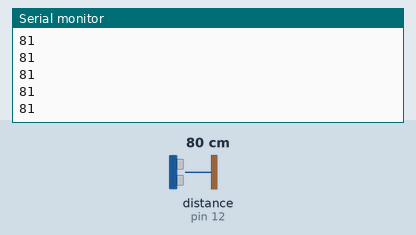
The sketch below on a simulated Arduino Uno, built with avr-gcc and run on an emulated ATmega328P. On the bench: the last lines printed to the serial monitor. The inputs (shaded band) are chosen by the test bench; at power-on: distance to the obstacle (sensor on pin 12) 80 cm. The echo pulse lasts 58.3 µs per cm.

Above: at 1.2 s.
1.3 s: distance to the obstacle (sensor on pin 12) set to 2 cm
At 1.9 s:
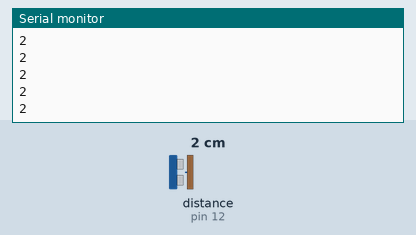
2.8 s: distance to the obstacle (sensor on pin 12) set to 4 cm
At 3.7 s:
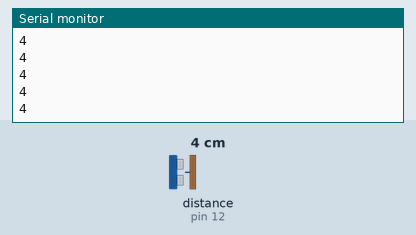
Timing chart, 0 to 5.8 s (numbered marks = the images above; inputs shaded):
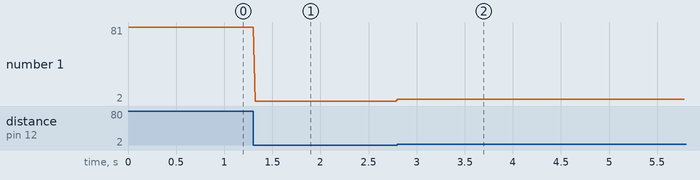

The sketch:

DistanceMeasurement.ino
```cpp
#include <NewPing.h>

#define TRIGGER_PIN 11 //Arduino pin tied to trigger pin on the ultrasonic sensor
#define ECHO_PIN 12    //Arduino pin tied to echo pin on the ultrasonic sensor
#define MAX_DISTANCE 200 //Maximum distance we want to ping for (in centimeters)

NewPing sonar(TRIGGER_PIN, ECHO_PIN, MAX_DISTANCE); //NewPing setup of pins and maximum distance.

void setup()
{
  Serial.begin(9600); //Open serial monitor at 9600 baud to see ping results
}

void loop()
{
  Serial.println(sonar.ping_cm());
  delay(20);
}
```

Measured:
- after the input at 1.3 s, the serial monitor: prints a new line at once (image 1)
- after the input at 2.8 s, the serial monitor: prints a new line at once (image 2)
- plotted number 1: 81 → 2 after the input at 1.3 s, 2 → 4 after the input at 2.8 s
